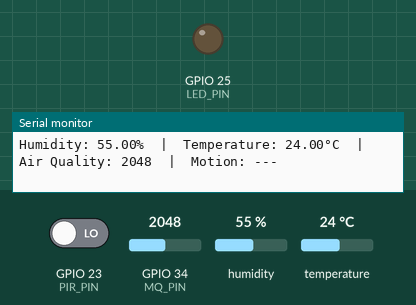
Recording of a sketch running on a simulated ESP32. Shown: output pins drawn as LEDs (lit = HIGH), the last lines printed to the serial monitor. The test bench sets the inputs (shaded band); at power-on: GPIO 23 (PIR_PIN) LOW, GPIO 34 (MQ_PIN) = 2048, humidity 55 %, temperature 24 °C.

Above: at 11.2 s.
11.3 s: GPIO 23 (PIR_PIN) driven HIGH
At 12.5 s:
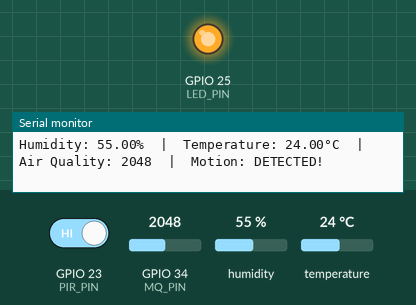
13.5 s: GPIO 23 (PIR_PIN) driven LOW
At 15.0 s:
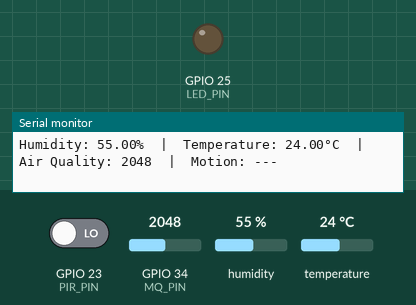
Timing chart, 0 to 16.5 s (numbered marks = the images above; inputs shaded):
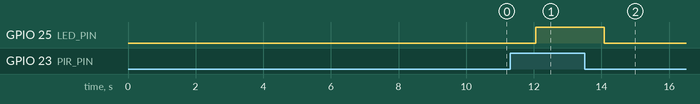

The sketch:

dht11+gas+pir+led.ino
```cpp
// Include the required libraries
#include <Adafruit_Sensor.h>
#include <DHT.h>

// --- Sensor & Output Pins ---
#define DHTPIN 4       // GPIO 4 (DHT11)
#define MQ_PIN 34      // GPIO 34 (MQ Sensor)
#define PIR_PIN 23     // GPIO 23 (PIR Sensor)
#define LED_PIN 25     // --- NEW: GPIO 25 (LED) ---

// --- Sensor Objects & Variables ---
#define DHTTYPE DHT11
DHT dht(DHTPIN, DHTTYPE);
int pirState = LOW;

void setup() {
  // Start the Serial Monitor
  Serial.begin(115200);
  Serial.println("DHT11, MQ Gas, PIR, and LED Test!");

  // Initialize the DHT sensor
  dht.begin();

  // Set the pin modes
  pinMode(MQ_PIN, INPUT);
  pinMode(PIR_PIN, INPUT);
  pinMode(LED_PIN, OUTPUT); // --- NEW: Set LED pin as an OUTPUT ---

  Serial.println("Sensors initializing... (PIR needs ~10s to calibrate)");
  delay(10000); // Give the PIR sensor 10 seconds to stabilize
  Serial.println("Ready.");
}

void loop() {
  // --- Read from DHT11 ---
  float h = dht.readHumidity();
  float t = dht.readTemperature();

  // --- Read from MQ Sensor ---
  int gasValue = analogRead(MQ_PIN);

  // --- Read from PIR Sensor ---
  pirState = digitalRead(PIR_PIN);

  // --- Print all data to the Serial Monitor ---
  Serial.print("Humidity: ");
  Serial.print(h);
  Serial.print("%  |  ");
  Serial.print("Temperature: ");
  Serial.print(t);
  Serial.print("°C");
  Serial.print("  |  Air Quality: ");
  Serial.print(gasValue);

  // --- NEW: Control LED based on PIR state ---
  if (pirState == HIGH) {
    Serial.println("  |  Motion: DETECTED!");
    digitalWrite(LED_PIN, HIGH); // Turn the LED ON
  } else {
    Serial.println("  |  Motion: ---");
    digitalWrite(LED_PIN, LOW);  // Turn the LED OFF
  }

  // Shorter delay so we can catch motion faster
  delay(1000);
}
```

Measured:
- after the input at 11.3 s, GPIO 25 (LED_PIN): LOW → HIGH after 0.75 s
- after the input at 13.5 s, GPIO 25 (LED_PIN): HIGH → LOW after 0.58 s
